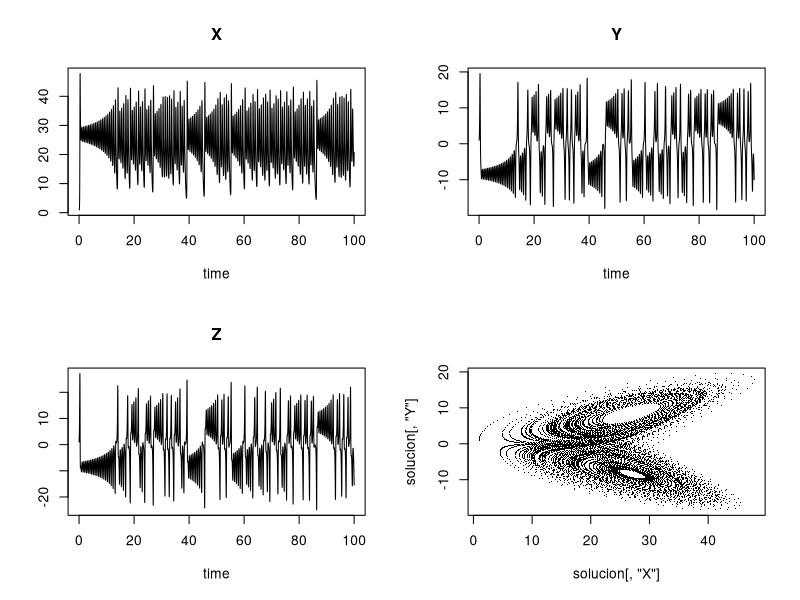
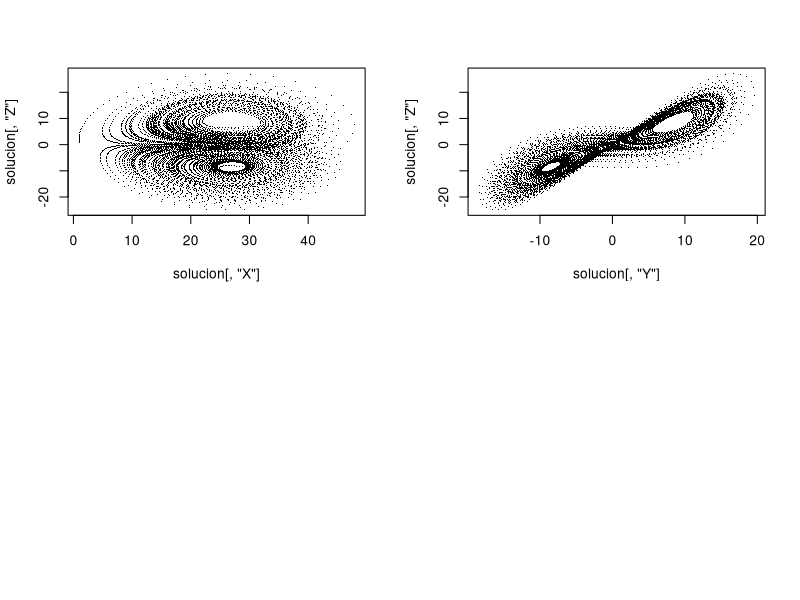

Here is the R script that generated these plots, in order:
## ---- chunk 1
parametros <- c(a = -8/3,
                b = -10,
                c = 28)

estado <- c(X = 1,
            Y = 1,
            Z = 1)

Lorenz <- function (t, estado, parametros){
  with(as.list(c(estado, parametros)),{
# Razon de cambio
    dX <- a * X + Y * Z
    dY <- b * (Y-Z)
    dZ <- -X * Y + c * Y - Z
    list(c(dX, dY, dZ))
}) # temina with
} # termina funcion

tiempo <- seq(0, 100, by = 0.01)# tiempo de simulacion

## ---- chunk 2
library(deSolve)

solucion <- ode(y = estado,
                times = tiempo,
                func = Lorenz,
                parms = parametros)
head(solucion)
tail(solucion)
## ---- chunk 3
plot(solucion)
plot(solucion[, "X"], solucion[, "Y"], pch = ".")
plot(solucion[, "X"], solucion[, "Z"], pch = ".")
plot(solucion[, "Y"], solucion[, "Z"], pch = ".")
